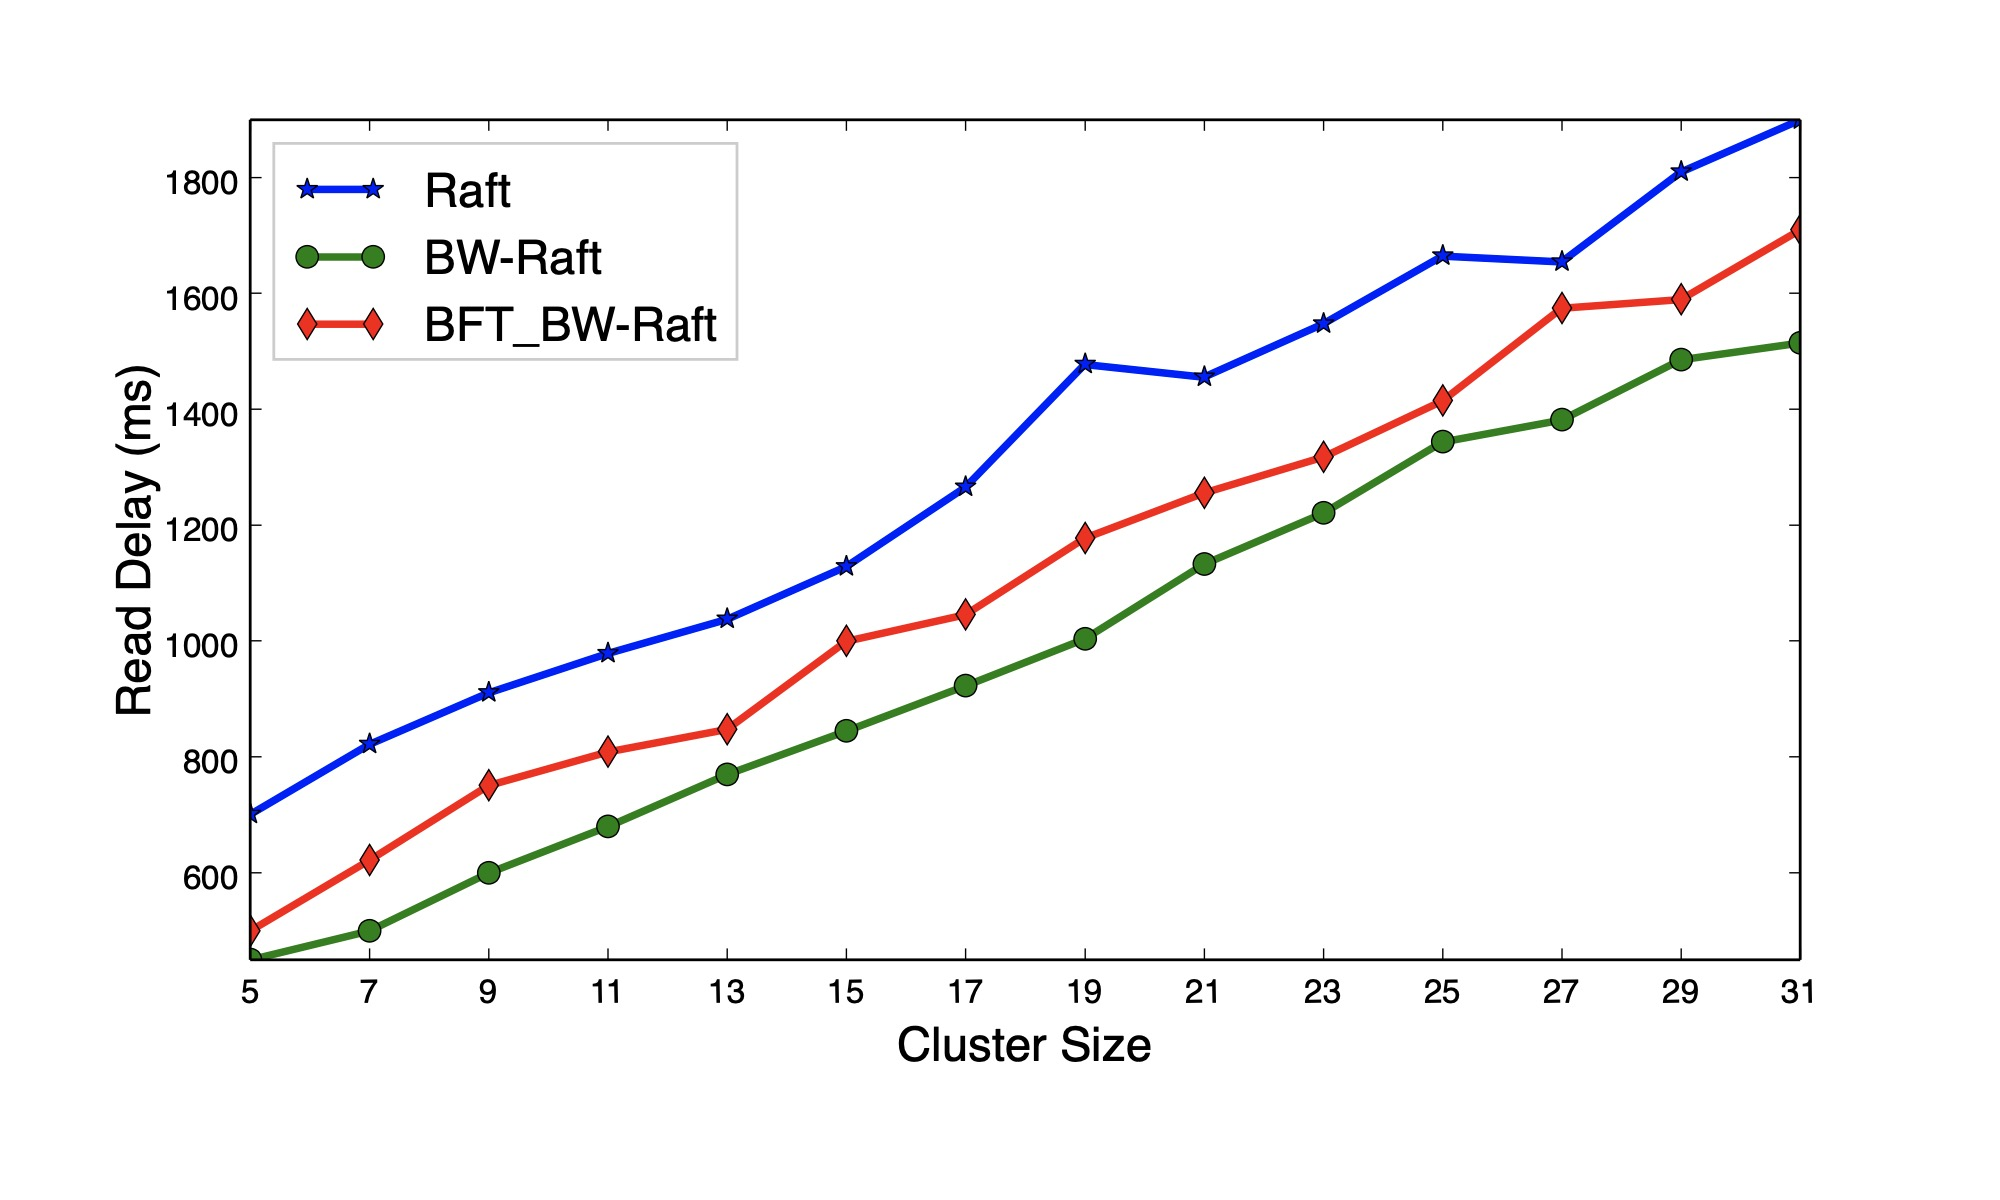

The Python source for this figure:
# -*- coding: utf-8 -*-
import matplotlib.pyplot as plt

x =  [5, 7, 9, 11, 13, 15, 17, 19, 21, 23, 25, 27, 29, 31 ]
x_ticks = [str(v) for v in list(x)]
y_Raft =  [701, 822, 911, 979, 1038,  1129,  1266, 1478, 1456, 1548, 1665, 1655, 1810, 1900]
y_BWRaft = [450, 500, 600, 680, 770, 845, 923, 1004, 1133, 1221, 1344, 1382, 1486, 1515]
y_BFT_BWRaft = [500, 622, 751, 809, 848,  1000,  1046, 1178, 1256, 1318, 1415, 1575, 1590, 1710]

# plt.xlim(20, 260)  # 限定横轴的范围
# plt.ylim(350, 14000)  # 限定纵轴的范围

font1 = {'family': '',
'weight': 'normal',
'size': 17,
}

plt.figure(figsize=(10, 6), dpi=500)

plt.plot(x, y_Raft, marker='*', linewidth=2.7, ms=8, label='Raft',)
plt.plot(x, y_BWRaft, marker='o', linewidth=2.7, ms=8, label='BW-Raft')
plt.plot(x, y_BFT_BWRaft, marker='d', linewidth=2.7, ms=8, label='BFT_BW-Raft')

plt.legend(prop=font1, framealpha=0.2, loc='upper left')  # 让图例生效

plt.xticks(x, x_ticks, rotation=1)

plt.margins(0)
plt.subplots_adjust(bottom=0.2)
plt.xlabel("Cluster Size", font1)  # X轴标签
plt.ylabel("Read Delay (ms)", font1)  # Y轴标签
# plt.title("A simple plot") #标题
plt.savefig('./delay-read.jpg')


